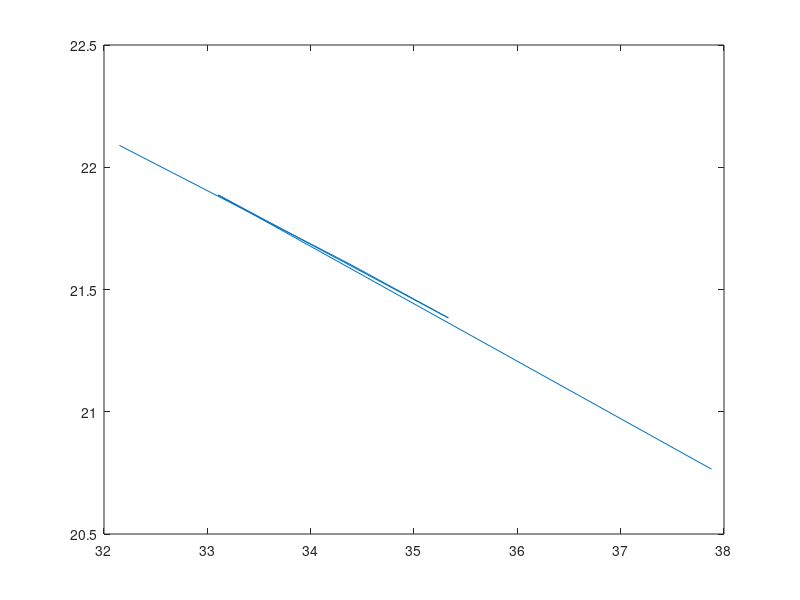

MATLAB code for this plot: (Note: this script raises an error after producing the figure.)
b = [1 0.6 0.03];
a = [1 -1.5 0.6];

[h,w] = freqz(b,a,'whole',2001);

plot(w/pi,20*log10(abs(h)))
ax = gca;
ax.YLim = [-20 50];
ax.XTICK = 0:.5:2;
xlabel('Normalized Frequency')
ylabel('Magnitude (dB)')